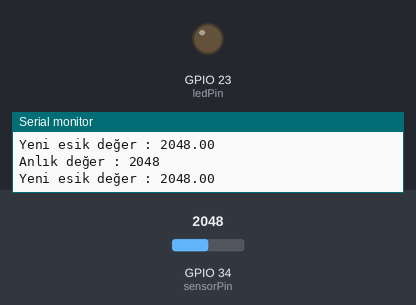
Bench run of a sketch on a simulated ESP32. Parts: output pins drawn as LEDs (lit = HIGH), the last lines printed to the serial monitor. Inputs (shaded band) come from the test bench; at power-on: GPIO 34 (sensorPin) = 2048.

Above: at 1.2 s.
1.3 s: GPIO 34 (sensorPin) set to 2866
At 2.2 s:
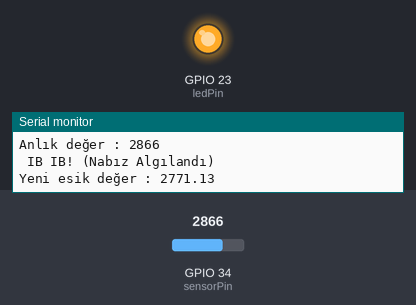
4.3 s: GPIO 34 (sensorPin) set to 3603
At 6.9 s:
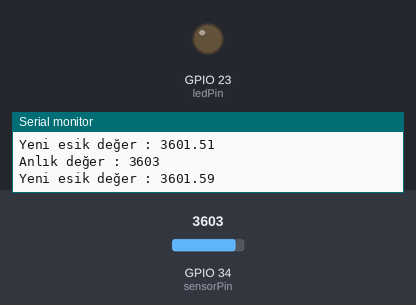
7.3 s: GPIO 34 (sensorPin) set to 4095
At 8.1 s:
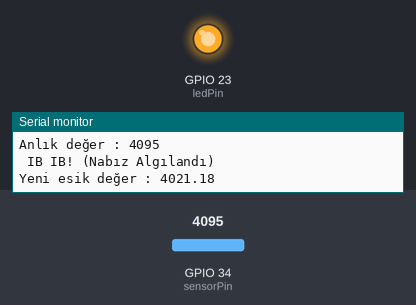
Timing chart, 0 to 10.6 s (numbered marks = the images above; inputs shaded):
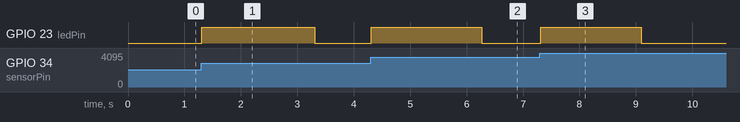

Measured:
- after the input at 1.3 s, GPIO 23 (ledPin): LOW → HIGH at once, → LOW 2.0 s later
- after the input at 4.3 s, GPIO 23 (ledPin): LOW → HIGH at once, → LOW 2.0 s later
- after the input at 7.3 s, GPIO 23 (ledPin): LOW → HIGH at once, → LOW 1.8 s later

The sketch:

led_basic_pin.ino
```cpp
const int ledPin = 23;
const int sensorPin = 34;

const int HASSASIYET = 7;
float esikDeger = 0;

void setup() {
  pinMode(ledPin, OUTPUT);
  Serial.begin(115200);

  esikDeger = analogRead(sensorPin);
}

void loop() {

  int anlikDeger = analogRead(sensorPin);
  Serial.printf("Anlık değer : %d \n",anlikDeger);

  if (anlikDeger > esikDeger + HASSASIYET) {
    digitalWrite(ledPin, HIGH);
    Serial.println(" IB IB! (Nabız Algılandı)");
  } else {
    digitalWrite(ledPin, LOW);  // LED'i Söndür
  }

  esikDeger = (esikDeger * 0.95) + (anlikDeger * 0.05);
  Serial.printf("Yeni esik değer : %.2f \n",esikDeger);
  delay(20);
  // digitalWrite(ledPin, HIGH);  // (3.3V ver)
  // Serial.println("LED Yandı!");
  // delay(1000);

  // digitalWrite(ledPin, LOW);   // (0V ver)
  // Serial.println("LED Söndü!");
  // delay(1000);
}
```
